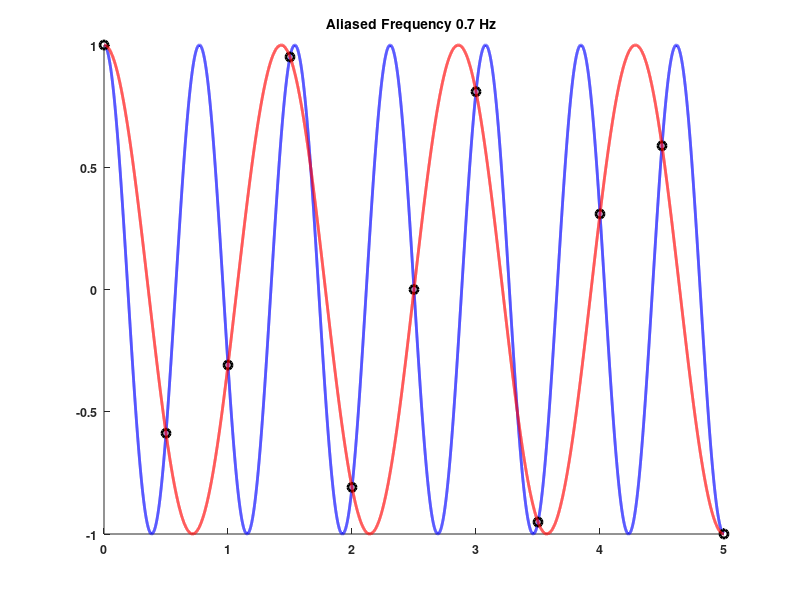

MATLAB code to generate this figure:
close all;
t=0:0.0001:5;

fo=1.3;
fs=2;

tSamp=0:1/fs:5;

xCount=cos(2*pi*fo*t);
xSamp=cos(2*pi*fo*tSamp);

figure;
hold on;
set(gca,'fontsize',9,'fontweight','bold');
plot(t,xCount,'b','linewidth',2);
plot(tSamp,xSamp,'ko','linewidth',2);

%Catch if aliased frequency happening and at what frequency!
if fs < 2 * fo
    contin=1;
    m=0;
    while(contin)
        fAlias=abs(fo-m*fs);
        if fAlias <= fs/2
            contin=0;
        else
            m=m+1
        end
    end
        plot(t,cos(2*pi*fAlias*t),'r','linewidth',2);
        title(['Aliased Frequency ',num2str(fAlias) ' Hz ']);
else
    title('No Alias');
end

            
        
